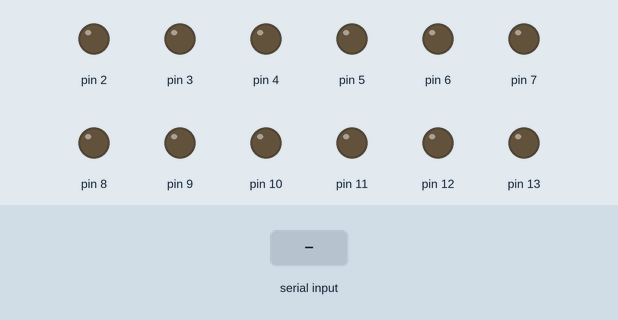
Simulated run of this sketch. Board: Arduino Uno, built with avr-gcc and run on an emulated ATmega328P. On the bench: output pins drawn as LEDs (lit = HIGH). Inputs (shaded band) come from the test bench.

Above: at 1.2 s.
1.3 s: "0" received over the second serial link
At 2.4 s:
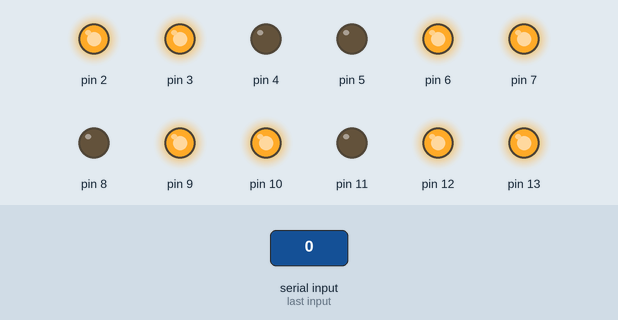
2.8 s: "1" received over the second serial link
At 3.5 s:
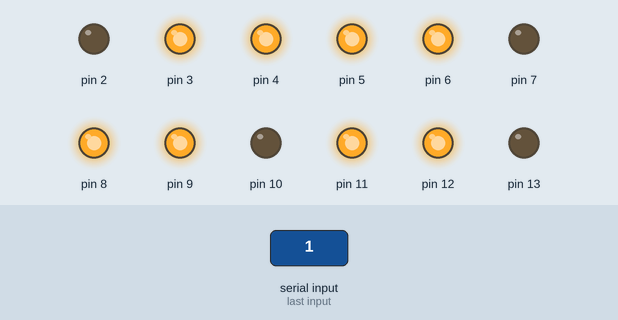
4.3 s: "2" received over the second serial link
At 4.7 s:
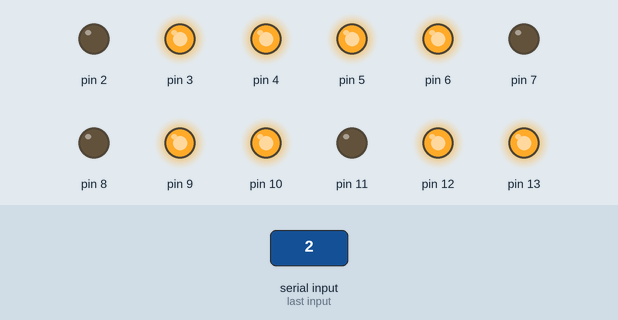
5.8 s: "3" received over the second serial link
At 7.0 s:
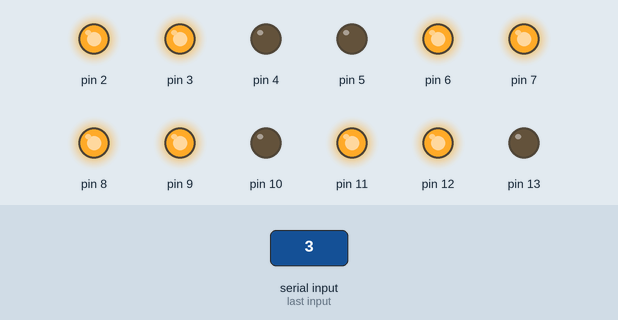
7.3 s: "4" received over the second serial link
At 8.1 s:
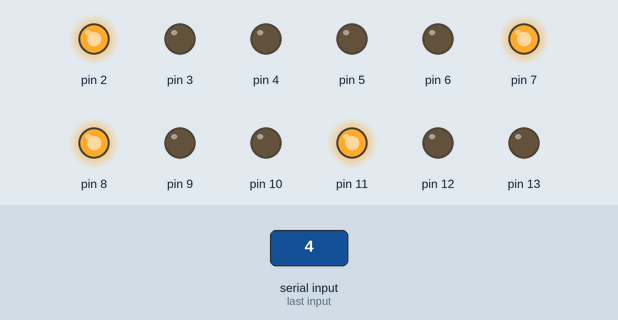
Timing chart, 0 to 9.8 s (numbered marks = the images above; inputs shaded):
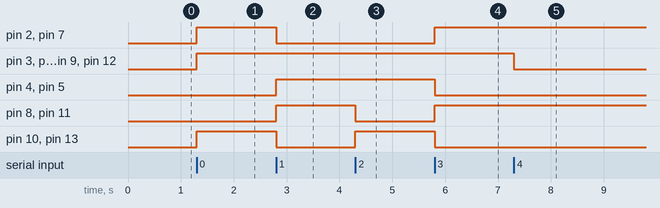

The sketch:

Receiver.ino
```cpp
#include <Arduino.h>
#include <SoftwareSerial.h>

// Setup pins for bluetooth
const int rx = A2; // connected to TXD
const int tx = A1; // connected to RXD
SoftwareSerial bt(rx, tx);

void forward();
void backward();
void left();
void right();
void stop();

// This is a class that manages an individual motor.
// Since the motors are controlled by h-bridges,
// the constructor takes in 3 parameters: input1, input2, engine
// We create this class to reduce dupplicated code
// since all the motors are controlled the same way.
class Motor {
private:
  int input1;
  int input2;
  int engine;

public:
  Motor(int in1, int in2, int en) {
    input1 = in1;
    input2 = in2;
    engine = en;
  }

  // forward and backward methods
  // which involves changing the direction of the motor
  void forward() {
    digitalWrite(input1, LOW);
    digitalWrite(input2, HIGH);
    analogWrite(engine, 255);
  }

  void backward() {
    digitalWrite(input1, HIGH);
    digitalWrite(input2, LOW);
    analogWrite(engine, 255);
  }

  // stop method: set the speed to 0
  void stop() { analogWrite(engine, 0); }

  // setup the pins for the motor
  void setup() {
    pinMode(input1, OUTPUT);
    pinMode(input2, OUTPUT);
    pinMode(engine, OUTPUT);
  }
};

// doing it this way is easy to debug
// because if a motor is in the wrong direction,
// we can simply swap the input pins.

// (in1, in2, en)
Motor left1(5, 7, 6);
Motor left2(4, 2, 3);

Motor right1(8, 10, 9);
Motor right2(11, 13, 12);

void setup() {
  left1.setup();
  left2.setup();
  right1.setup();
  right2.setup();

  bt.begin(9600);
}

void loop() {

  // Read from the Bluetooth module and send to the Arduino Serial Monitor
  if (bt.available()) {
    int state = bt.read();
    // 48 is the ascii code for "0" forward
    // 49 is the ascii code for "1" backward
    // 50 is the ascii code for "2" left
    // 51 is the ascii code for "3" right
    // 52 is the ascii code for "4" stop

    // switch statement for every movement received
    switch (state) {
    case 48:
      forward();
      break;
    case 49:
      backward();
      break;
    case 50:
      left();
      break;
    case 51:
      right();
      break;
    case 52:
      stop();
      break;
    }
  }
}

void forward() {
  left1.forward();
  left2.forward();
  right1.forward();
  right2.forward();
}

void backward() {
  left1.backward();
  left2.backward();
  right1.backward();
  right2.backward();
}

void left() {
  left1.backward();
  left2.backward();
  right1.forward();
  right2.forward();
}

void right() {
  left1.forward();
  left2.forward();
  right1.backward();
  right2.backward();
}

void stop() {
  left1.stop();
  left2.stop();
  right1.stop();
  right2.stop();
}
```

Measured:
- after the input at 1.3 s, pin 2, pin 3, pin 6, pin 7, pin 9, pin 10, pin 12, pin 13: LOW → HIGH at once
- after the input at 2.8 s, pin 2, pin 7, pin 10, pin 13: HIGH → LOW at once; pin 4, pin 5, pin 8, pin 11: LOW → HIGH at once
- after the input at 4.3 s, pin 8, pin 11: HIGH → LOW at once; pin 10, pin 13: LOW → HIGH at once
- after the input at 5.8 s, pin 2, pin 7, pin 8, pin 11: LOW → HIGH at once; pin 4, pin 5, pin 10, pin 13: HIGH → LOW at once
- after the input at 7.3 s, pin 3, pin 6, pin 9, pin 12: HIGH → LOW at once
